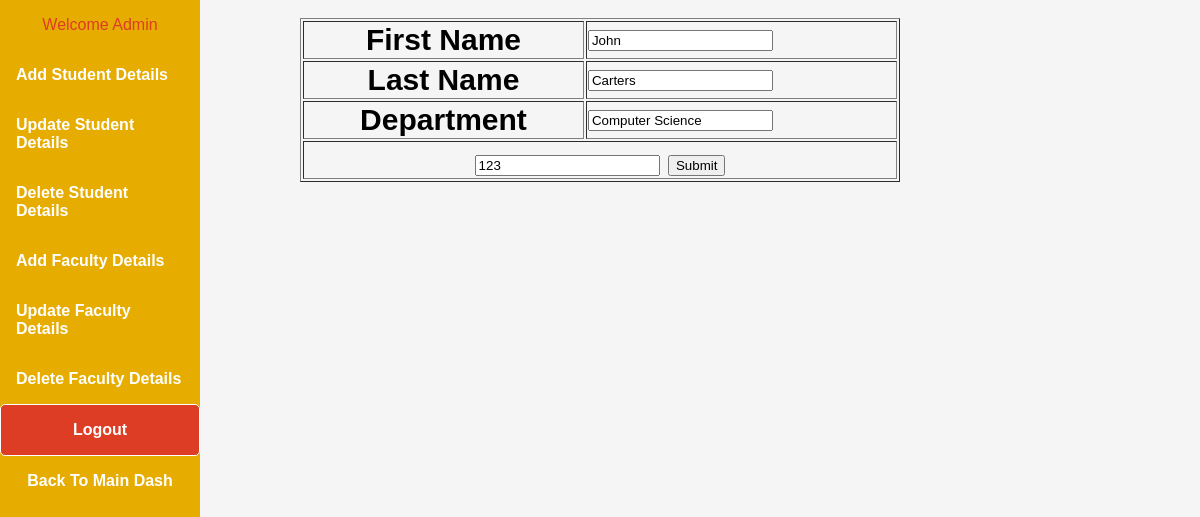
/admin/updateformfaculty.php?FacultyID=123 (signed in), run on the app's committed database.
### tables this page shows
CREATE TABLE `faculty_info` (
  `FacultyID` int(11) NOT NULL,
  `FirstName` varchar(50) NOT NULL,
  `LastName` varchar(50) NOT NULL,
  `Department` varchar(50) DEFAULT NULL
);

### admin/updateformfaculty.php (the view, shortened to what this page needs)
<?php
	include('header.php');
	include('titleheader.php');
?>
<?php
	include ('../dbconnect.php');
	$FacultyID=$_GET['FacultyID'];
	$sql="SELECT * FROM  student.faculty_info WHERE FacultyID = $FacultyID";
	$run = mysqli_query($db,$sql);
	$result=mysqli_fetch_assoc($run);
	$FirstName=$result['FirstName'];
	$LastName=$result['LastName'];
	$Department=$result['Department'];
?>
	<form method="POST" action="updatedatafaculty.php" enctype="multipart/form-data">
	<table border="1" align="center" style="width:50%;font-size: 30px;">
		 <tr>
				<th>First Name</th>
					<td><input type="text" name="FirstName" value="<?php echo $FirstName; ?>"required></td>
		 </tr>
		 <tr>
				<th>Last Name</th>
				<td><input type="text" name="LastName" value="<?php if ( isset( $LastName ) ) {  echo $LastName; }?>" required></td>
		 </tr>
		 <tr>
				<th>Department</th>
				<td><input type="text" name="Department" value="<?php if ( isset( $Department ) ) {  echo $Department; }?>"required></td>
		 </tr>
		 <tr>
		 	<td colspan="2" align="center">
		 		<input type="text" name="FacultyID" value="<?php echo $FacultyID;?>"/>
		 		<input height="30%" type="submit" name="Submit" value="Submit">
		 	</td>
		 </tr>
	</table>
	</form>

### css/dashboard.css (style rules this page uses)
* { box-sizing: border-box; }
body { margin: 0; font-family: Arial, Helvetica, sans-serif; background-color: whitesmoke }

### data on the page
faculty_info: FirstName "John", LastName "Carters", Department "Computer Science"
